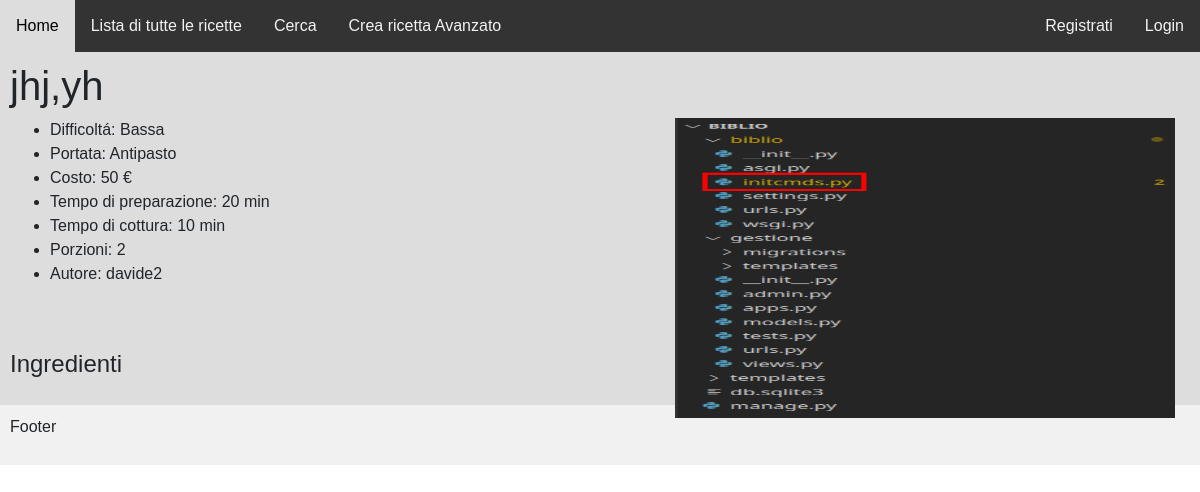
The page /ricetta/3/ on the database as committed earlier.
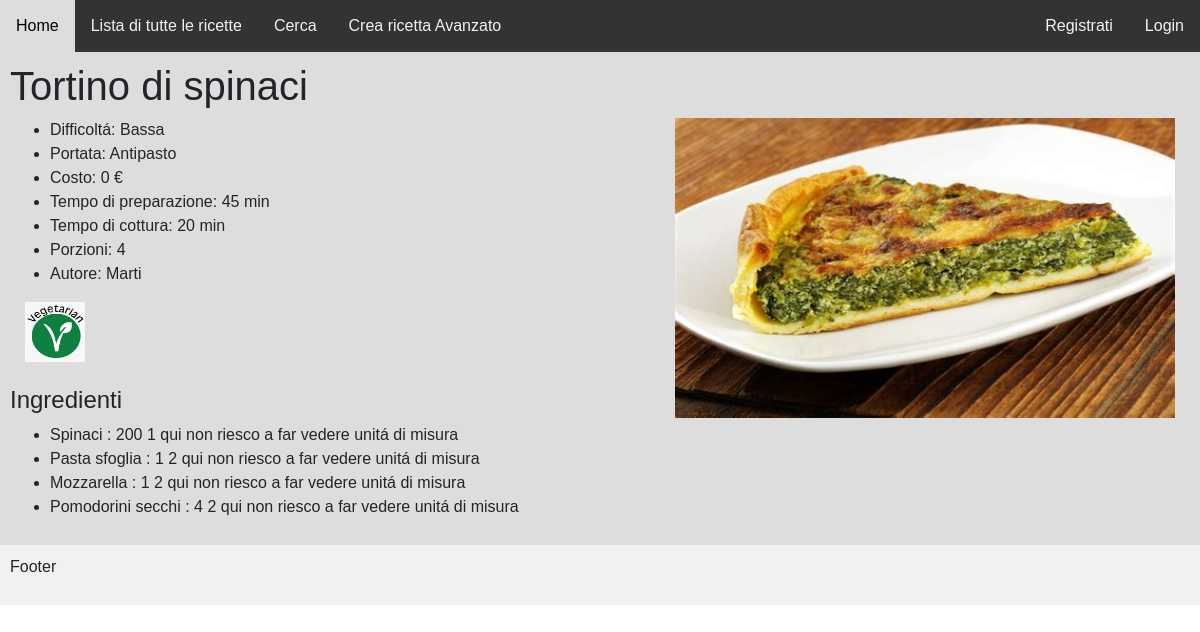
The same page on the database as committed later.
### gestione/models.py (models this page shows, shortened)
class Ricetta(models.Model):
    nome = models.CharField(max_length=50)
    difficoltá = models.CharField(max_length=50, choices=DIFFICOLTA_CHOICES, default="Bassa")
    portata = models.CharField(max_length=50, choices = PORTATA_CHOICES, default="Primo")
    costo = models.IntegerField(default=0)
    tempo_preparazione = models.IntegerField(default=0)
    tempo_cottura = models.IntegerField(default=0)
    porzioni = models.IntegerField(default=1)
    vegetariano = models.BooleanField(default = False)
    vegano = models.BooleanField(default = False)
    gluten_free = models.BooleanField(default = False)
    immagine = models.ImageField(null=True, blank=True)
    utente = models.ForeignKey(User, on_delete = models.CASCADE, blank=True, null=True, default=None, related_name = "non_so_cosa_vada")
    class Meta:
        verbose_name_plural = "Ricette"

class Ingredient(models.Model):
    nome = models.CharField(max_length=50, default=None, null=True)
    quantitá = models.IntegerField(default=None, null=True)
    unita_di_misura = models.CharField(default="grammi", choices=UNITA_DI_MISURA_CHOICES, max_length=50)
    ricetta = models.ForeignKey(Ricetta, on_delete=models.CASCADE, related_name="ingredients")
    class Meta:
        verbose_name_plural = "Ingredienti"

### gestione/views.py (the view)
# urls.py: path("ricetta/<pk>/", views.ricetta_detail_view, name="ricetta"),
def ricetta_detail_view(request, pk):
    ricetta = Ricetta.objects.get(pk=pk)
    ingredienti = Ingredient.objects.filter(ricetta = pk).values
    context = {
        'ricetta' : ricetta,
        'ingredienti' : ingredienti
    }
    return render(request, "gestione/ricetta_details.html", context)

### gestione/templates/gestione/ricetta_details.html (shortened to what this page needs)
{% extends "base.html" %}
{% block content %}
    <h1> {{ricetta.nome}} </h1>
    {% if ricetta.immagine %}
        {% load static %}<img src="{% static ricetta.immagine.url %}" width="500" height="300" align=right Hspace="15" Vspace="0" Border="0">
    {% endif %}
    <ul>
        <li> Difficoltá: {{ ricetta.get_difficoltá_display }} </li>
        <li> Portata: {{ ricetta.get_portata_display }} </li>
        <li> Costo: {{ ricetta.costo }} € </li>
        <li> Tempo di preparazione: {{ ricetta.tempo_preparazione }} min </li>
        <li> Tempo di cottura: {{ ricetta.tempo_cottura }} min </li>
        <li> Porzioni: {{ ricetta.porzioni }} </li>
        <li> Autore: {{ ricetta.utente }} </li>
    </ul>
    {% if ricetta.vegetariano %}
        <img src={% static "static/img/vetarian_simbol.png" %} width="60" height="60" Hspace="15" Vspace="0" Border="0">
    {% endif %}
    <br> <br>
    <h4> Ingredienti </h4>
    <ul>
        {% for ingrediente in ingredienti %}
            {% if ingrediente.nome %}
                <li>{{ ingrediente.nome }} : {{ ingrediente.quantitá }} {{ ingrediente.unita_di_misura }} {{ ingrediente.get_unita_di_misura_display }} qui non riesco a far vedere unitá di misura</li>
            {% endif %}
        {% endfor %}
    </ul>
{% endblock %}

Rows that differ between the two databases and show on the page:
changed Ricetta "Bassa": nome "jhj,yh" → "Tortino di spinaci"; immagine: a different picture; costo "50" → "0"; tempo_preparazione "20" → "45"; tempo_cottura "10" → "20"; porzioni "2" → "4"; utente "davide2" → "Marti"
added Ingredient: nome "Spinaci", quantitá "200", unita_di_misura "1"
added Ingredient: nome "Pasta sfoglia", quantitá "1", unita_di_misura "2"
added Ingredient: nome "Mozzarella", quantitá "1", unita_di_misura "2"
added Ingredient: nome "Pomodorini secchi", quantitá "4", unita_di_misura "2"
